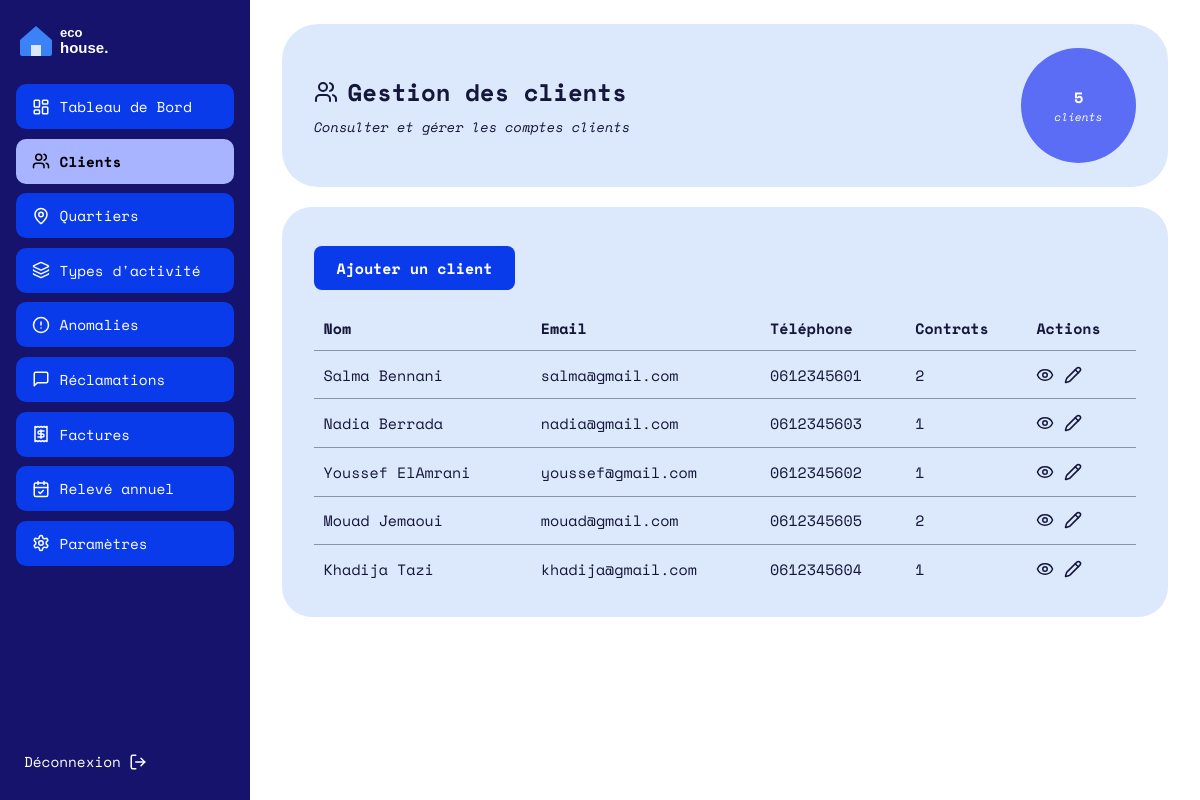
Page /Client/all (signed in) on the committed database.
### tables this page shows
CREATE TABLE `client` (
  `id` int(11) NOT NULL,
  `nom` varchar(100) NOT NULL,
  `prenom` varchar(100) NOT NULL,
  `adresse` varchar(255) DEFAULT NULL,
  `telephone` varchar(20) DEFAULT NULL,
  `email` varchar(150) NOT NULL,
  `mot_de_passe` varchar(255) NOT NULL,
  `date_creation` datetime DEFAULT current_timestamp()
);

### Traitement/Client.php (called while the page is built, shortened)
<?php
function clientAll(): void
{
    afficherVue('client/index.php', [
        'titre'   => 'Gestion des clients',
        'clients' => bdClientAll(),
        'total'   => bdClientCount(),
    ]);
}

### index.php (called while the page is built, shortened)
<?php
require_once __DIR__ . '/Traitement/Auth.php';
$url      = trim((string) ($_GET['url'] ?? ''), '/');
$segments = $url === '' ? ['Auth', 'login'] : explode('/', $url);
$entite = ucfirst(strtolower($segments[0]));
$action = strtolower($segments[1] ?? '');
$fonction = (PREFIXES[$entite] ?? strtolower($entite)) . ucfirst($action);
$args = [];
$fonction(...$args);

### BD/Clients.php (called while the page is built, shortened)
<?php
function bdClientAll(): array
{
    $sql = 'SELECT c.id, c.nom, c.prenom, c.adresse, c.telephone, c.email, c.date_creation,
                   (SELECT COUNT(*) FROM contrat ct WHERE ct.id_client = c.id) AS nb_contrats
            FROM client c
            ORDER BY c.nom, c.prenom';
    return getConnexion()->query($sql)->fetchAll();
}

### IHM/client/index.php (the view)
<?php
$e = fn($valeur) => htmlspecialchars((string) $valeur, ENT_QUOTES, 'UTF-8');
?>
<header class="carte carte-titre">
  <div>
    <h1><i data-lucide="users"></i> Gestion des clients</h1>
    <p class="sous-titre">Consulter et gérer les comptes clients</p>
  </div>
  <div class="cercle">
    <?= (int) $total ?>
    <small>clients</small>
  </div>
</header>
<section class="carte">
  <p><a class="btn-principal" href="<?= BASE_URL ?>Client/add">Ajouter un client</a></p>
  <?php if (!$clients): ?>
    <p>Aucun client enregistré.</p>
  <?php else: ?>
    <div class="scroll-x">
      <table class="tableau">
        <thead>
          <tr>
            <th>Nom</th><th>Email</th><th>Téléphone</th><th>Contrats</th><th>Actions</th>
          </tr>
        </thead>
        <tbody>
          <?php foreach ($clients as $client): ?>
            <tr>
              <td><?= $e($client['prenom'] . ' ' . $client['nom']) ?></td>
              <td><?= $e($client['email']) ?></td>
              <td><?= $e($client['telephone'] ?: '—') ?></td>
              <td><?= (int) $client['nb_contrats'] ?></td>
              <td>
                <div class="actions">
                  <a href="<?= BASE_URL ?>Client/one/<?= (int) $client['id'] ?>" title="Voir le client"><i data-lucide="eye"></i></a>
                  <a href="<?= BASE_URL ?>Client/update/<?= (int) $client['id'] ?>" title="Modifier le client"><i data-lucide="pencil"></i></a>
                </div>
              </td>
            </tr>
          <?php endforeach; ?>
        </tbody>
      </table>
    </div>
  <?php endif; ?>
</section>

### assets/css/style.css (style rules this page uses)
:root { --marine:#15136B; --bleu:#0A3BEB; --bleu-clair:#A8B4FF; --carte:#DCE8FB; --cercle:#5B6CF5; --bordure:#D5DBE8; --filet:#8B93AA; --texte:#14163A; }
* { box-sizing:border-box }
body { margin:0;font-family:"Space Mono",ui-monospace,Consolas,monospace;color:var(--texte);background:#fff;font-size:15px }
h1,h2,h3 { margin:0;font-weight:700 }
a { color:var(--bleu) }
.carte { background:var(--carte);border-radius:30px;padding:1.5rem 2rem;margin-bottom:1.25rem }
.carte-titre { border-radius:36px;display:flex;align-items:center;justify-content:space-between;gap:1rem }
.carte-titre h1 { font-size:1.5rem;display:flex;align-items:center;gap:.6rem }
.sous-titre { margin:.4rem 0 0;font-style:italic;font-size:.85rem }
.cercle { width:115px;height:115px;border-radius:50%;background:var(--cercle);color:#fff;display:flex;flex-direction:column;align-items:center;justify-content:center;text-align:center;font-weight:700;flex-shrink:0 }
.cercle small { font-weight:400;font-style:italic;font-size:.7rem }
.btn-principal { display:inline-block;background:var(--bleu);color:#fff;font:inherit;font-weight:700;border:0;border-radius:8px;padding:.7rem 1.4rem;cursor:pointer;text-decoration:none }
.tableau { width:100%;border-collapse:collapse }
.tableau th { text-align:left;font-weight:700;padding:.7rem .6rem;border-bottom:1px solid var(--filet) }
.tableau td { padding:.8rem .6rem;border-bottom:1px solid var(--filet) }
.tableau tr:last-child td { border-bottom:0 }
.tableau .actions { display:flex;gap:.6rem;align-items:center }
.tableau .actions a,.tableau .actions button { color:var(--texte);background:none;border:0;padding:0;cursor:pointer;display:inline-flex }
.tableau svg { width:18px;height:18px }
.scroll-x { overflow-x:auto }

### rows in the picture
client: $e($client['prenom'] . ' ' . $client['nom']) "Salma Bennani", email "salma@gmail.com", telephone "0612345601", nb_contrats "2"
client: $e($client['prenom'] . ' ' . $client['nom']) "Nadia Berrada", email "nadia@gmail.com", telephone "0612345603", nb_contrats "1"
client: $e($client['prenom'] . ' ' . $client['nom']) "Youssef ElAmrani", email "youssef@gmail.com", telephone "0612345602", nb_contrats "1"
client: $e($client['prenom'] . ' ' . $client['nom']) "Mouad Jemaoui", email "mouad@gmail.com", telephone "0612345605", nb_contrats "2"
client: $e($client['prenom'] . ' ' . $client['nom']) "Khadija Tazi", email "khadija@gmail.com", telephone "0612345604", nb_contrats "1"

### other values in the picture
$libelle "Tableau de Bord"
$libelle "Clients"
$libelle "Quartiers"
$libelle "Types d'activité"
$libelle "Anomalies"
$libelle "Réclamations"
$libelle "Factures"
$libelle "Relevé annuel"
$libelle "Paramètres"
$total "5"
